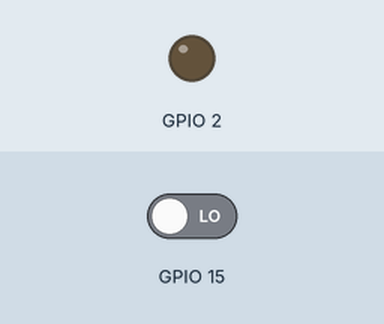
Recording of a sketch running on a simulated ESP32. On the bench: output pins drawn as LEDs (lit = HIGH). The test bench sets the inputs (shaded band); at power-on: GPIO 15 LOW.

Above: at 2.8 s.
2.9 s: GPIO 15 driven HIGH
At 4.2 s:
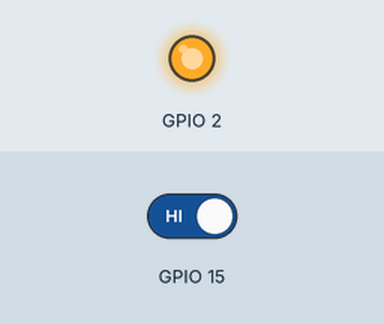
4.5 s: GPIO 15 driven LOW
At 5.9 s:
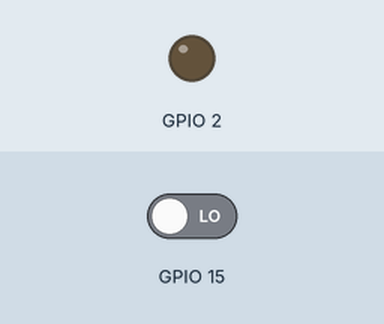
Timing chart, 0 to 7.5 s (numbered marks = the images above; inputs shaded):
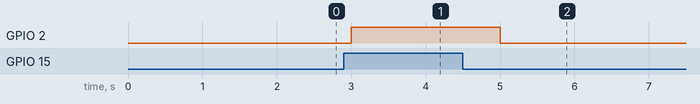

Measured:
- after the input at 2.9 s, GPIO 2: LOW → HIGH after 0.10 s
- after the input at 4.5 s, GPIO 2: HIGH → LOW after 0.50 s

The sketch:

Motion.ino
```cpp
void setup()
{
pinMode(15, INPUT);
pinMode(2, OUTPUT);
}


void loop()
{

    if (digitalRead(15))   //time sensivity to 3 sec and distance approx 7m
      digitalWrite(2,HIGH);
    else
      digitalWrite(2,LOW);
    delay(1000);

}
```
